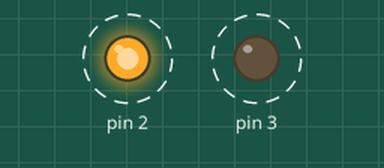
The sketch below on a simulated Arduino Uno, built with avr-gcc and run on an emulated ATmega328P. On the bench: output pins drawn as LEDs (lit = HIGH). Dashed ring = blinking.

Above: at 0.05 s.
Timing chart, 0 to 3.0 s (numbered marks = the images above):
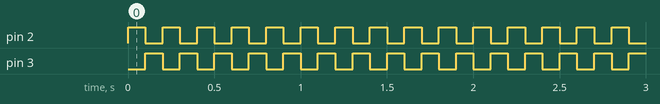

The sketch:

l5_2.ino
```cpp
void setup() {
  // put your setup code here, to run once:
  pinMode(2, OUTPUT);
  pinMode(3, OUTPUT);
}

void loop() {
  // put your main code here, to run repeatedly:
  //digitalWrite(2, HIGH); delay(100); digitalWrite(2, LOW); delay(100);
  //digitalWrite(3, HIGH); digitalWrite(2, HIGH); delay(100); digitalWrite(3, LOW); digitalWrite(2, LOW); delay(100);
  digitalWrite(2, HIGH);
  delay(100);
  digitalWrite(2, LOW);
  digitalWrite(3, HIGH);
  delay(100);
  digitalWrite(3, LOW);
}
```

Measured:
- by itself, pin 2, pin 3: alternates HIGH for 0.10 s and LOW for 0.10 s
